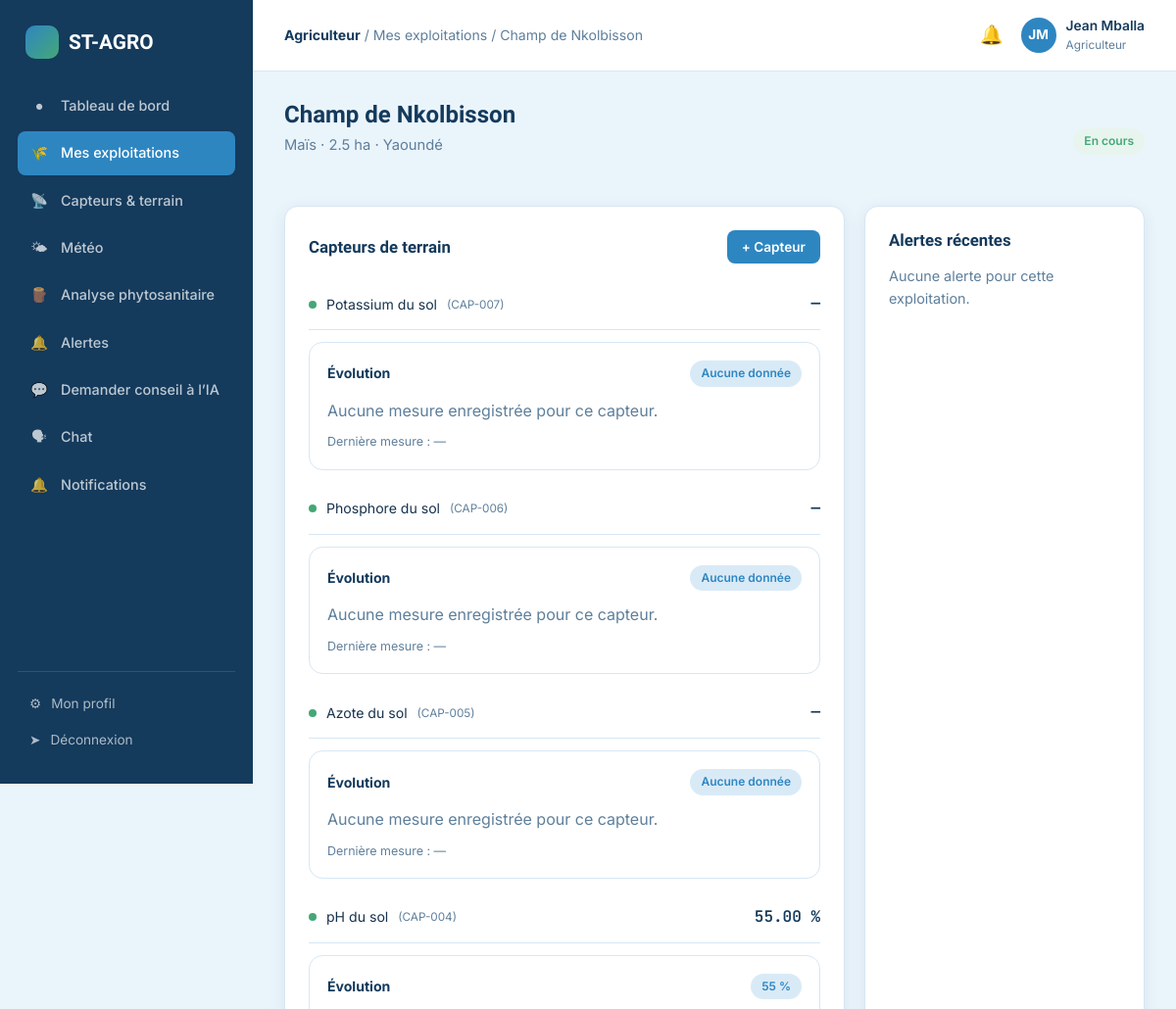
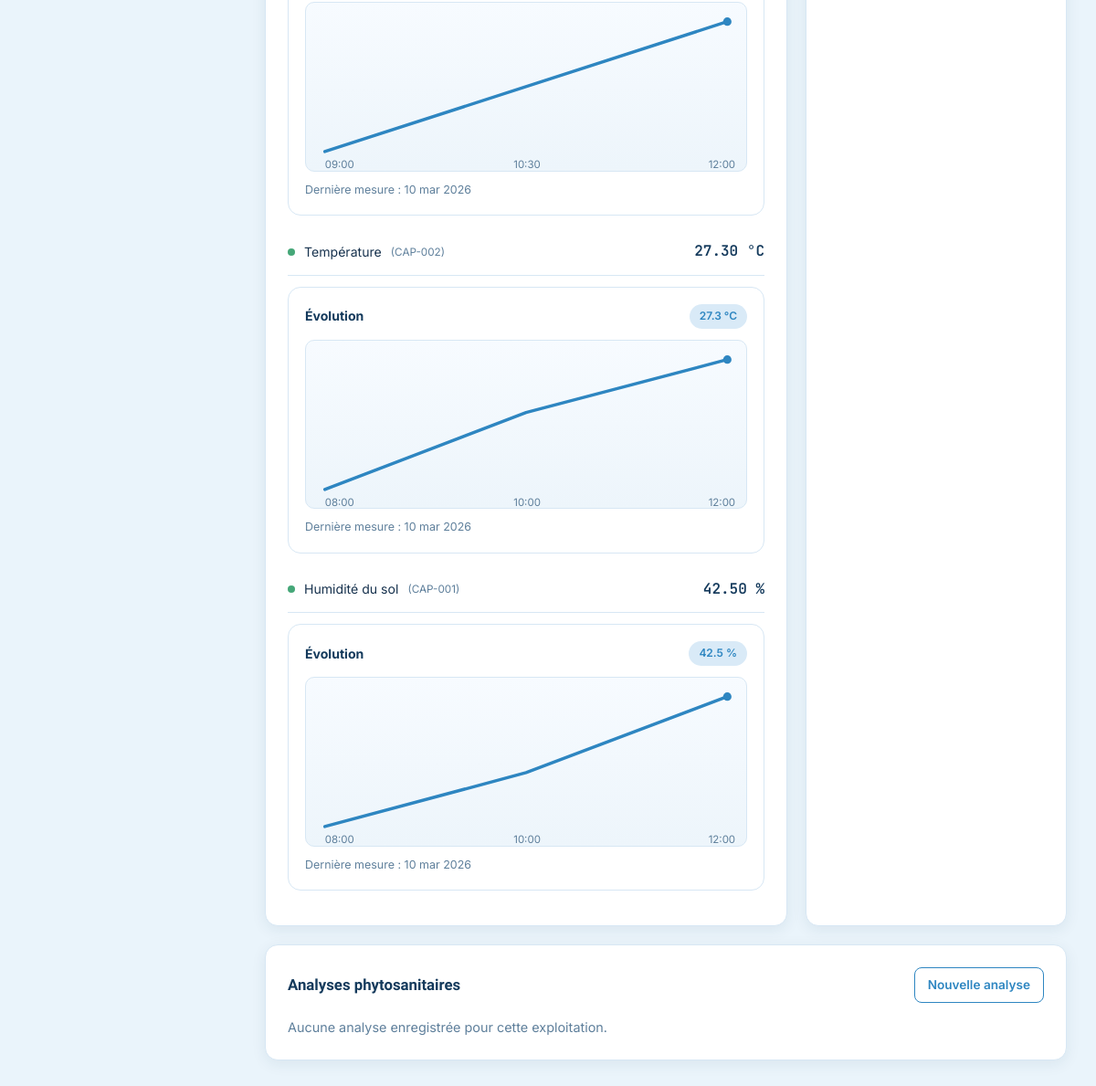
Screenshot of /agriculteur/exploitation_detail.php?id=1 (signed in) with the database file from the repository (2 pictures, top to bottom).
### tables this page shows
CREATE TABLE utilisateurs (
    id INT AUTO_INCREMENT PRIMARY KEY,
    nom VARCHAR(80) NOT NULL,
    prenom VARCHAR(80) NOT NULL,
    email VARCHAR(150) NOT NULL UNIQUE,
    telephone VARCHAR(30) DEFAULT NULL,
    mot_de_passe VARCHAR(255) NOT NULL,
    role ENUM('administrateur','agriculteur','agronome') NOT NULL DEFAULT 'agriculteur',
    photo_profil VARCHAR(255) DEFAULT NULL,
    ville VARCHAR(120) DEFAULT NULL,
    statut ENUM('actif','suspendu') NOT NULL DEFAULT 'actif',
    date_creation DATETIME DEFAULT CURRENT_TIMESTAMP
);

CREATE TABLE exploitations (
    id INT AUTO_INCREMENT PRIMARY KEY,
    agriculteur_id INT NOT NULL,
    nom VARCHAR(150) NOT NULL,
    culture VARCHAR(120) NOT NULL,
    superficie DECIMAL(10,2) DEFAULT NULL COMMENT 'en hectares',
    ville VARCHAR(120) DEFAULT NULL,
    latitude DECIMAL(10,6) DEFAULT NULL,
    longitude DECIMAL(10,6) DEFAULT NULL,
    date_plantation DATE DEFAULT NULL,
    statut ENUM('en_cours','recoltee','en_alerte') NOT NULL DEFAULT 'en_cours',
    date_creation DATETIME DEFAULT CURRENT_TIMESTAMP,
    FOREIGN KEY (agriculteur_id) REFERENCES utilisateurs(id) ON DELETE CASCADE
);

CREATE TABLE capteurs (
    id INT AUTO_INCREMENT PRIMARY KEY,
    exploitation_id INT NOT NULL,
    code_capteur VARCHAR(50) NOT NULL UNIQUE,
    type_capteur ENUM('humidite_sol','temperature','luminosite','ph_sol','pluviometrie','azote_sol','phosphore_sol','potassium_sol') NOT NULL,
    statut ENUM('actif','inactif','en_panne') NOT NULL DEFAULT 'actif',
    date_installation DATE DEFAULT NULL,
    FOREIGN KEY (exploitation_id) REFERENCES exploitations(id) ON DELETE CASCADE
);

CREATE TABLE releves_capteurs (
    id INT AUTO_INCREMENT PRIMARY KEY,
    capteur_id INT NOT NULL,
    valeur DECIMAL(10,2) NOT NULL,
    unite VARCHAR(20) DEFAULT NULL,
    date_releve DATETIME DEFAULT CURRENT_TIMESTAMP,
    FOREIGN KEY (capteur_id) REFERENCES capteurs(id) ON DELETE CASCADE
);

CREATE TABLE mesures (
    id INT AUTO_INCREMENT PRIMARY KEY,
    capteur_id INT NOT NULL,
    exploitation_id INT NOT NULL,
    valeur DECIMAL(10,2) NOT NULL,
    unite VARCHAR(20) DEFAULT NULL,
    date_mesure DATETIME DEFAULT CURRENT_TIMESTAMP,
    KEY idx_mesures_capteur_date (capteur_id, date_mesure),
    KEY idx_mesures_exploitation_date (exploitation_id, date_mesure),
    FOREIGN KEY (capteur_id) REFERENCES capteurs(id) ON DELETE CASCADE,
    FOREIGN KEY (exploitation_id) REFERENCES exploitations(id) ON DELETE CASCADE
);

### includes/auth.php (called while the page is built, shortened)
<?php
require_once __DIR__ . '/../config/database.php';
function estConnecte(): bool
{
    return isset($_SESSION['user_id']);
}
function utilisateurCourant(): ?array
{
    static $user = null;
    if ($user === null) {
        $stmt = getPDO()->prepare('SELECT id, nom, prenom, email, telephone, role, photo_profil, ville, statut FROM utilisateurs WHERE id = ?');
        $stmt->execute([$_SESSION['user_id']]);
        $user = $stmt->fetch();
    }
    return $user;
}

### config/database.php (called while the page is built, shortened)
<?php
function getPDO(): PDO
{
    static $pdo = null;
    if ($pdo === null) {
        $dsn = 'mysql:host=' . DB_HOST . ';dbname=' . DB_NAME . ';charset=' . DB_CHARSET;
        $options = [
            PDO::ATTR_ERRMODE            => PDO::ERRMODE_EXCEPTION,
            PDO::ATTR_DEFAULT_FETCH_MODE => PDO::FETCH_ASSOC,
            PDO::ATTR_EMULATE_PREPARES   => false,
        ];
        try {
            $pdo = new PDO($dsn, DB_USER, DB_PASS, $options);
        } catch (PDOException $e) {
            die('Erreur de connexion à la base de données : ' . $e->getMessage());
        }
    }
    return $pdo;
}

### agriculteur/exploitation_detail.php (the view, shortened to what this page needs)
<?php
require_once __DIR__ . '/../includes/auth.php';
require_once __DIR__ . '/../includes/functions.php';
$user = utilisateurCourant();
$pdo = getPDO();
$id = (int) ($_GET['id'] ?? 0);
$stmt = $pdo->prepare('SELECT * FROM exploitations WHERE id = ? AND agriculteur_id = ?');
$stmt->execute([$id, $user['id']]);
$exploitation = $stmt->fetch();
$stmt = $pdo->prepare('SELECT * FROM capteurs WHERE exploitation_id = ? ORDER BY id DESC');
$stmt->execute([$id]);
$capteurs = $stmt->fetchAll();
$dernierReleves = [];
$mesuresParCapteur = [];
foreach ($capteurs as $c) {
    $s = $pdo->prepare('SELECT * FROM releves_capteurs WHERE capteur_id = ? ORDER BY date_releve DESC LIMIT 1');
    $s->execute([$c['id']]);
    $dernierReleves[$c['id']] = $s->fetch();
    $mesuresParCapteur[$c['id']] = obtenirHistoriqueMesures((int) $c['id'], 12);
}
$stmt = $pdo->prepare('SELECT * FROM alertes WHERE exploitation_id = ? ORDER BY date_creation DESC LIMIT 8');
$stmt->execute([$id]);
$alertes = $stmt->fetchAll();
$stmt = $pdo->prepare('SELECT * FROM analyses_phytosanitaires WHERE exploitation_id = ? ORDER BY date_analyse DESC LIMIT 5');
$stmt->execute([$id]);
$analyses = $stmt->fetchAll();
$libType = ['humidite_sol' => 'Humidité du sol', 'temperature' => 'Température', 'luminosite' => 'Luminosité', 'ph_sol' => 'pH du sol', 'pluviometrie' => 'Pluviométrie', 'azote_sol' => 'Azote du sol', 'phosphore_sol' => 'Phosphore du sol', 'potassium_sol' => 'Potassium du sol'];
$filAriane = 'Mes exploitations / ' . $exploitation['nom'];
$pageActive = 'exploitations';
require __DIR__ . '/../includes/layout_debut.php';
?>
<div style="display:flex; align-items:center; justify-content:space-between; flex-wrap:wrap; gap:12px;">
    <div>
        <h1><?= nettoyer($exploitation['nom']) ?></h1>
        <p class="sous-titre-page"><?= nettoyer($exploitation['culture']) ?> · <?= $exploitation['superficie'] ? number_format((float)$exploitation['superficie'],1).' ha' : '—' ?> · <?= nettoyer((string)$exploitation['ville']) ?></p>
    </div>
    <?php if ($exploitation['statut'] === 'en_alerte'): ?><span class="badge badge-rouge">En alerte</span>
    <?php elseif ($exploitation['statut'] === 'recoltee'): ?><span class="badge badge-gris">Récoltée</span>
    <?php else: ?><span class="badge badge-vert">En cours</span><?php endif; ?>
</div>
<div class="grille-2" style="margin-top:24px;">
    <div class="carte">
        <div class="carte-titre">
            <h3>Capteurs de terrain</h3>
            <button class="btn btn-primaire btn-sm" data-ouvrir-modale="modale-capteur">+ Capteur</button>
        </div>
        <?php if (!$capteurs): ?>
            <div class="etat-vide">
                <div class="icone">&#128225;</div>
                <h4>Aucun capteur installé</h4>
                <p>Ajoutez un capteur IoT pour suivre cette parcelle en temps réel.</p>
            </div>
        <?php else: ?>
            <?php foreach ($capteurs as $c): $r = $dernierReleves[$c['id']]; $mesures = $mesuresParCapteur[$c['id']] ?? []; $dernier = $mesures ? end($mesures) : null; ?>
                <div class="capteur-item">
                    <div class="capteur-nom">
                        <span class="pastille-etat <?= $c['statut'] === 'actif' ? 'actif' : ($c['statut'] === 'en_panne' ? 'panne' : 'inactif') ?>"></span>
                        <?= $libType[$c['type_capteur']] ?? $c['type_capteur'] ?>
                        <small style="color:var(--texte-attenue);">(<?= nettoyer($c['code_capteur']) ?>)</small>
                    </div>
                    <div class="capteur-valeur"><?= $r ? $r['valeur'] . ' ' . $r['unite'] : '—' ?></div>
                </div>
                <div class="graph-card" style="margin-top:12px; margin-bottom:14px;">
                    <div style="display:flex; justify-content:space-between; align-items:center; gap:12px; margin-bottom:12px;">
                        <strong style="font-size:0.88rem; color:var(--bleu-fonce);">Évolution</strong>
                        <span class="badge badge-bleu"><?= $dernier ? $dernier['valeur'] . ' ' . ($dernier['unite'] ?? '') : 'Aucune donnée' ?></span>
                    </div>
                    <?= genererSvgGraphique($mesures) ?>
                    <div style="margin-top:10px; color:var(--texte-attenue); font-size:0.78rem;">
                        Dernière mesure : <?= $dernier ? formaterDate($dernier['date_mesure']) : '—' ?>
                    </div>
                </div>
            <?php endforeach; ?>
        <?php endif; ?>
    </div>
    <div class="carte">
        <div class="carte-titre"><h3>Alertes récentes</h3></div>
        <?php if (!$alertes): ?>
            <p style="color:var(--texte-attenue); font-size:0.9rem;">Aucune alerte pour cette exploitation.</p>
        <?php endif; ?>
    </div>
</div>
<div class="carte" style="margin-top:20px;">
    <div class="carte-titre">
        <h3>Analyses phytosanitaires</h3>
        <a href="/st-agro/agriculteur/phytosanitaire.php?exploitation_id=<?= $id ?>" class="btn btn-contour btn-sm">Nouvelle analyse</a>
    </div>
    <?php if (!$analyses): ?>
        <p style="color:var(--texte-attenue); font-size:0.9rem;">Aucune analyse enregistrée pour cette exploitation.</p>
    <?php endif; ?>
</div>
<?php require __DIR__ . '/../includes/layout_fin.php'; ?>

### includes/layout_debut.php (shortened to what this page needs)
<?php
$user = utilisateurCourant();
$role = $user['role'];
$initiales = mb_strtoupper(mb_substr($user['prenom'], 0, 1) . mb_substr($user['nom'], 0, 1));
$libRole = ['agriculteur' => 'Agriculteur', 'agronome' => 'Agronome', 'administrateur' => 'Administrateur'];
?>
<!DOCTYPE html>
<html lang="fr">
<head>
<link rel="stylesheet" href="/st-agro/includes/style.css">
</head>
<body>
<div class="app-shell">
    <aside class="barre-laterale">
        <div class="logo"><span class="pastille"></span> ST-AGRO</div>
        <ul class="nav-app">
            <?php foreach ($liensParRole[$role] as $lien): ?>
            <li><a href="<?= $lien['href'] ?>" class="<?= $pageActive === $lien['cle'] ? 'actif' : '' ?>">
                <span class="icone"><?= $lien['icone'] ?></span> <?= $lien['texte'] ?>
            </a></li>
            <?php endforeach; ?>
        </ul>
        <div class="barre-laterale-bas">
            <a href="/st-agro/profil.php"><span class="icone">&#9881;</span> Mon profil</a>
            <a href="/st-agro/deconnexion.php"><span class="icone">&#10148;</span> Déconnexion</a>
        </div>
    </aside>
    <div class="zone-app">
        <header class="barre-superieure">
            <div style="display:flex; align-items:center; gap:14px;">
                <div class="fil-ariane"><strong><?= $libRole[$role] ?></strong> / <?= nettoyer($filAriane) ?></div>
            </div>
            <div class="barre-superieure-actions">
                <a href="/st-agro/<?= $role === 'administrateur' ? 'admin' : $role ?>/notifications.php" class="cloche-notif" aria-label="Notifications">
                    &#128276;
                </a>
                <a href="/st-agro/profil.php" class="mini-profil">
                    <div class="avatar"><?= $initiales ?></div>
                    <div>
                        <div class="nom"><?= nettoyer($user['prenom'] . ' ' . $user['nom']) ?></div>
                        <div class="role"><?= $libRole[$role] ?></div>
                    </div>
                </a>
            </div>
        </header>
        <main class="contenu-app">

### includes/functions.php (shortened to what this page needs)
<?php
function nettoyer(string $valeur): string
{
    return htmlspecialchars(trim($valeur), ENT_QUOTES, 'UTF-8');
}
function formaterDate(string $date): string
{
    $mois = ['01' => 'jan', '02' => 'fév', '03' => 'mar', '04' => 'avr', '05' => 'mai', '06' => 'juin',
             '07' => 'juil', '08' => 'août', '09' => 'sep', '10' => 'oct', '11' => 'nov', '12' => 'déc'];
    $ts = strtotime($date);
    return date('d', $ts) . ' ' . $mois[date('m', $ts)] . ' ' . date('Y', $ts);
}
function ensureMesuresTableExists(): void
{
    $pdo = getPDO();
    $tableExiste = $pdo->query("SHOW TABLES LIKE 'mesures'")->fetch();
    if ($tableExiste) {
        return;
    }
}
function obtenirHistoriqueMesures(int $capteurId, int $limit = 12): array
{
    $pdo = getPDO();
    ensureMesuresTableExists();
    $stmt = $pdo->prepare('SELECT valeur, unite, date_mesure FROM mesures WHERE capteur_id = ? ORDER BY date_mesure DESC LIMIT ?');
    $stmt->execute([$capteurId, $limit]);
    $mesures = $stmt->fetchAll();
    usort($mesures, static fn($a, $b) => strcmp($a['date_mesure'], $b['date_mesure']));
    return $mesures;
}
function genererSvgGraphique(array $mesures, string $couleur = '#2E86C1'): string
{
    if (!$mesures) {
        return '<p style="color:var(--texte-attenue); margin:8px 0 0;">Aucune mesure enregistrée pour ce capteur.</p>';
    }
    $largeur = 420;
    $hauteur = 160;
    $marge = 18;
    $coords = [];
    $timestamps = [];
    $valeurs = [];
    foreach ($mesures as $mesure) {
        $valeurs[] = (float) ($mesure['valeur'] ?? 0);
        $ts = isset($mesure['date_mesure']) ? strtotime((string) $mesure['date_mesure']) : null;
        $timestamps[] = $ts;
    }
    $minValeur = min($valeurs);
    $maxValeur = max($valeurs);
    $etendueValeur = $maxValeur - $minValeur;
    $etendueValeur = $etendueValeur > 0 ? $etendueValeur : 1;
    $tsValides = array_filter($timestamps, static fn($ts) => $ts !== null && $ts !== false);
    $minTs = $tsValides ? min($tsValides) : null;
    $maxTs = $tsValides ? max($tsValides) : null;
    $etendueTs = ($minTs !== null && $maxTs !== null && $maxTs > $minTs) ? ($maxTs - $minTs) : null;
    foreach ($mesures as $index => $mesure) {
        $valeur = (float) ($mesure['valeur'] ?? 0);
        $ts = isset($mesure['date_mesure']) ? strtotime((string) $mesure['date_mesure']) : null;
        $y = $hauteur - $marge - (($valeur - $minValeur) / $etendueValeur) * ($hauteur - ($marge * 2));
        if ($minTs !== null && $maxTs !== null && $etendueTs !== null && $ts !== null) {
            $temps = max(0, $ts - $minTs);
            $x = $marge + ($temps / $etendueTs) * ($largeur - ($marge * 2));
        } else {
            $x = $marge + ($index * ($largeur - ($marge * 2)) / max(1, count($mesures) - 1));
        }
        $coords[] = $x . ',' . $y;
    }
    $linePath = implode(' ', $coords);
    $dernierPoint = $coords[count($coords) - 1];
    [$dernierX, $dernierY] = array_map('floatval', explode(',', $dernierPoint));
    $labels = '';
    if ($minTs !== null && $maxTs !== null && $etendueTs !== null) {
        $milieuTs = $minTs + ($etendueTs / 2);
        $finTs = $maxTs;
        $labels = '
            <text x="' . $marge . '" y="' . ($hauteur - 2) . '" fill="var(--texte-attenue)" font-size="10">' . date('H:i', $minTs) . '</text>
            <text x="' . ($largeur / 2 - 12) . '" y="' . ($hauteur - 2) . '" fill="var(--texte-attenue)" font-size="10">' . date('H:i', $milieuTs) . '</text>
            <text x="' . ($largeur - 36) . '" y="' . ($hauteur - 2) . '" fill="var(--texte-attenue)" font-size="10">' . date('H:i', $finTs) . '</text>';
    }
    return '<svg viewBox="0 0 ' . $largeur . ' ' . $hauteur . '" width="100%" height="160" role="img" aria-label="Graphique des mesures du capteur en fonction de l’heure" style="display:block; border-radius:10px; background:linear-gradient(180deg,#f7fbff,#edf5fb); border:1px solid var(--bordure);">
        <polyline fill="none" stroke="' . $couleur . '" stroke-width="3" stroke-linecap="round" stroke-linejoin="round" points="' . $linePath . '" />
        <circle cx="' . $dernierX . '" cy="' . $dernierY . '" r="4" fill="' . $couleur . '" />
        ' . $labels . '
    </svg>';
}

### rows the page displays
utilisateurs: role "Agriculteur", initiales "JM", nettoyer($user['prenom'] . ' ' . $user['nom']) "Jean Mballa"
exploitations: nom "Mes exploitations / Champ de Nkolbisson", nom "Champ de Nkolbisson", culture "Maïs", superficie "2.5", ville "Yaoundé"
capteurs: type_capteur "Potassium du sol", code_capteur "CAP-007", shows "Aucune donnée", shows "Aucune mesure enregistrée pour ce capteur."
capteurs: type_capteur "Phosphore du sol", code_capteur "CAP-006", shows "Aucune donnée", shows "Aucune mesure enregistrée pour ce capteur."
capteurs: type_capteur "Azote du sol", code_capteur "CAP-005", shows "Aucune donnée", shows "Aucune mesure enregistrée pour ce capteur."
capteurs: type_capteur "pH du sol", code_capteur "CAP-004", id.valeur "55.00", id.unite "%", id "55", id "%", minTs "09:00", milieuTs "10:30", id "10 mar 2026"
capteurs: type_capteur "Température", code_capteur "CAP-002", id.valeur "27.30", id.unite "°C", id.valeur "27.3", id.date_mesure "10 mar 2026"
mesures: date_mesure "08:00", date_mesure "10:00", date_mesure "12:00"
capteurs: type_capteur "Humidité du sol", code_capteur "CAP-001", id.valeur "42.50", id.unite "%", id "42.5", id "%", minTs "08:00", milieuTs "10:00", id "10 mar 2026"

### other values shown
$lien['icone'] "●"
$lien['texte'] "Tableau de bord"
$lien['icone'] "🌾"
$lien['texte'] "Mes exploitations"
$lien['icone'] "📡"
$lien['texte'] "Capteurs & terrain"
$lien['icone'] "🌤"
$lien['texte'] "Météo"
$lien['icone'] "🪵"
$lien['texte'] "Analyse phytosanitaire"
$lien['icone'] "🔔"
$lien['texte'] "Alertes"
$lien['icone'] "💬"
$lien['texte'] "Demander conseil à l’IA"
$lien['icone'] "🗣"
